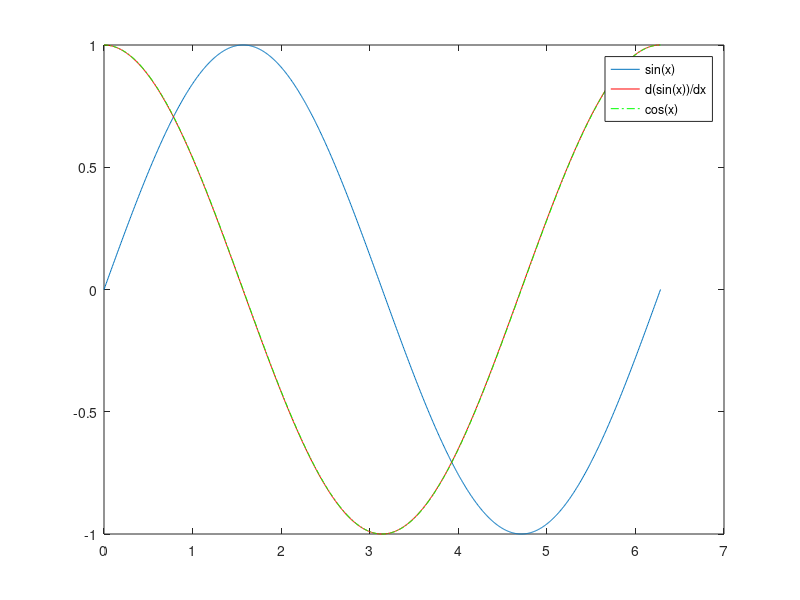

This figure's MATLAB source:
x = linspace(0,2*pi,1000);

% x'deki artis miktari
dx = x(2) - x(1);

sinus = sin(x);

% sinus'deki artis miktarlarini hesaplatip, x'deki artis
% miktarina (yani dx'e) bolelim 
% (dx ne kadar kucukse, turev degerine de o kadar
% yaklasmis oluruz!)
dsinus_dx = (sinus(2:end) - sinus(1:end-1)) / dx;

% Kiyaslama icin bildigimiz turev sonucu ile birlikte cizdirelim:
plot(x,sinus,x(1:end-1),dsinus_dx,"r-",x,cos(x),"g-.")
legend("sin(x)","d(sin(x))/dx","cos(x)")

x = linspace(0,2*pi,1000);
sinus = [];
for i = x
    sinus = [sinus sin(i)];
endfor

x = linspace(0,2*pi,1000);
sinus = sin(x);

% Once for dongusu ile yapilan islemi olcelim:
tic
x = linspace(0,2*pi,1000);
sinus = [];
for i = x
    sinus = [sinus sin(i)];
endfor
toc

% Simdi de dogrudan vektor uzerinden:
tic
x = linspace(0,2*pi,1000);
sinus = sin(x);
toc

dizi_tamsayilar = [-5 6 0 2 -33]
dizi_ondalikli  = [1.2 6 3.4 -7.5]
dizi_karmasik   = [1+3*j 6 -2-5*j]

dizi_tamsayilar = [dizi_tamsayilar 3.4]
dizi_ondalikli  = [dizi_ondalikli 1+3*j]

sayi_dizisi = [1 2 3; 4 5 6]
sayi_dizisi(3,2) = 7

hucre_dizisi = {1,"FİZ219",1.23}

hucre_dizisi{2}

hucre_dizisi{2,4} = "FİZ371"

hucre_dizisi{2,3} = [5 4 3; 2 1 0]

hucre_dizisi{1,4} = {5,"Bilgisayar Programlama I", "Emre S. Tasci"}

# Cevap:
hucre_dizisi{1,4}{2}

# Cevap:
hucre_dizisi{2,3}(2,1)

# Cift sayilari ayiralim:
sonuc = [] # sonuclari toplayacagimiz -simdilik- bos kume
for i=1:10
    if (mod(i,2)==0)
        sonuc = [sonuc i]; # sonuc'un dibine secili i'yi ekliyoruz
    endif
endfor

sonuc

# Cift sayilari bu sefer hucre dizisi icine ayiralim:
sonuc = {} # sonuclari toplayacagimiz -simdilik- bos kume
for i=1:10
    if (mod(i,2)==0)
        sonuc = {sonuc i}; # sonuc'un dibine secili i'yi ekliyoruz
    endif
endfor

sonuc

# Cift sayilari bu sefer hucre dizisi icine ayiralim:
# - 2. deneme...-

sonuc = {} # sonuclari toplayacagimiz -simdilik- bos kume
for i=1:10
    if (mod(i,2)==0)
        sonuc = {sonuc{:} i}; # sonuc'un dibine secili i'yi ekliyoruz
    endif
endfor

sonuc
